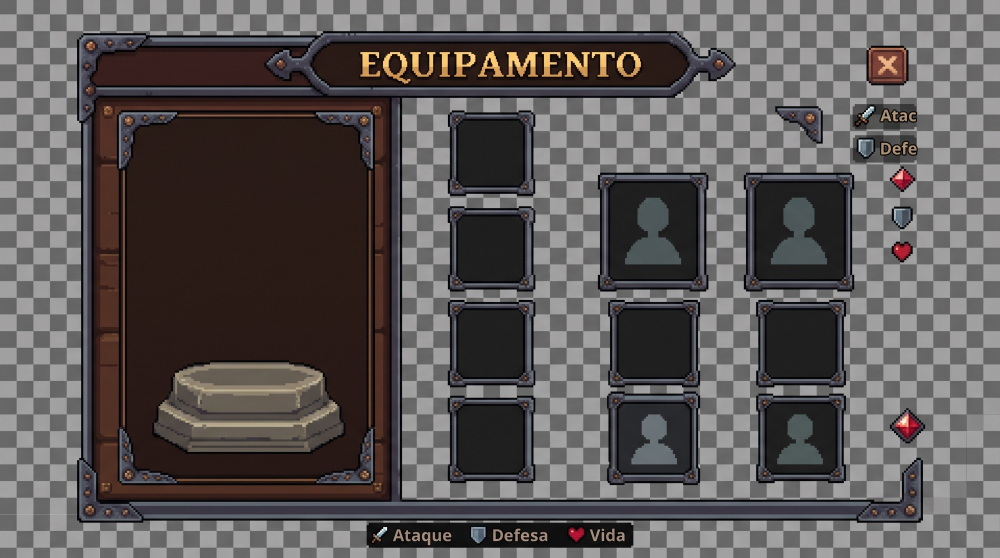
#> input picture imagens/ui-equipamento-pecas.jpeg, 2000 x 1116 px, found by its file name (shown at 1/2 size)
$ python extract_ui_equipamento.py
#> lines starting #> are read from the running program, lines starting #| are printed output that depends on the picture; after the words box and inside, x2 and y2 are one past the last pixel; in counts of white or black regions, pixels touching at a corner belong together
### Tools/extract_pixelart.py
"""Extrai pixel art em resolução nativa de uma captura ampliada.

Resolve o problema de receber a arte como JPEG gigante com fundo xadrez: descobre
o tamanho real do pixel, reamostra, transforma o xadrez em transparência, separa
os sprites e limpa o ruído de compressão do JPEG.

Uso:
    python3 Tools/extract_pixelart.py imagens/Arvores.jpeg Assets/Art/Sprites/Environment arvore
    python3 Tools/extract_pixelart.py imagens/Cavaleiro.jpeg Assets/Art/Sprites/Characters cavaleiro --single
    python3 Tools/extract_pixelart.py imagens/planta-casa.jpeg Assets/Resources/Items planta_casa --single --sem-ruido
    python3 Tools/extract_pixelart.py imagens/botao-dev.png Assets/Resources/UI/Kit botao_dev --single --sem-ruido --grid 88
    python3 Tools/extract_pixelart.py imagens/pedra-madeira.jpeg <pasta> mat --sem-ruido   (mat_01 = pedra, mat_02 = madeira)
    python3 Tools/extract_pixelart.py imagens/corda.jpeg Assets/Resources/Items corda --single --sem-ruido

--sem-ruido descarta grupinhos soltos de pixels que o JPEG deixa no meio do fundo
(sem isso eles esticam o recorte até a borda da imagem).
"""
import sys
import os
import numpy as np
from PIL import Image


# [45 lines left out: function detect_pitch, not called in this run]


def resample(a, gw):
    H, W, _ = a.shape
    pitch = W / gw
    gh = int(round(H / pitch))
    out = np.zeros((gh, gw, 3), int)
    for gy in range(gh):
        for gx in range(gw):
            cx, cy = (gx + 0.5) * pitch, (gy + 0.5) * pitch
            x0, x1 = int(cx - pitch * 0.3), int(cx + pitch * 0.3)
            y0, y1 = int(cy - pitch * 0.3), int(cy + pitch * 0.3)
            blk = a[max(0, y0):min(H, y1 + 1), max(0, x0):min(W, x1 + 1)].reshape(-1, 3)
            out[gy, gx] = np.median(blk, axis=0).astype(int)
    return out


def background_mask(grid):
    """Detecta o xadrez de transparência pelas cores reais da imagem.

    Faixa de brilho fixa não serve: cada editor desenha o xadrez num cinza diferente.
    Como ele cobre a maior parte da folha, os dois cinzas neutros mais frequentes são
    justamente os quadrados do xadrez.
    """
    r, g, b = grid[:, :, 0], grid[:, :, 1], grid[:, :, 2]
    neutral = (abs(r - g) < 10) & (abs(g - b) < 10) & (abs(r - b) < 10)
    if neutral.sum() < 20:
        return np.zeros(grid.shape[:2], bool)

    vals, counts = np.unique(grid[neutral].reshape(-1, 3), axis=0, return_counts=True)

    # Os dois tons precisam ser distantes entre si: o ruído do JPEG cria vários
    # vizinhos quase idênticos do mesmo cinza, e pegar os dois mais frequentes
    # devolveria o mesmo quadrado duas vezes, deixando metade do xadrez de fora.
    tones = []
    for i in np.argsort(-counts):
        c = vals[i]
        if all(np.abs(c - t).sum() > 40 for t in tones):
            tones.append(c)
        if len(tones) == 2:
            break

    if len(tones) < 2:
        return np.zeros(grid.shape[:2], bool)

    # O JPEG borra a fronteira entre quadrados claro e escuro, criando cinzas
    # intermediários que não batem com nenhum dos dois tons. Aceita toda a faixa
    # entre eles — e depois preenche a partir das bordas, porque o xadrez é
    # conectado e encosta nos limites da imagem, enquanto a arte fica ilhada no
    # meio. Sem isso, cinzas legítimos da arte (pedras, metal) seriam apagados.
    lo = min(t.min() for t in tones) - 10
    hi = max(t.max() for t in tones) + 10
    cand = neutral & (grid.mean(2) >= lo) & (grid.mean(2) <= hi)

    H, W = cand.shape
    bg = np.zeros((H, W), bool)
    stack = []
    for x in range(W):
        for y in (0, H - 1):
            if cand[y, x] and not bg[y, x]:
                bg[y, x] = True
                stack.append((y, x))
    for y in range(H):
        for x in (0, W - 1):
            if cand[y, x] and not bg[y, x]:
                bg[y, x] = True
                stack.append((y, x))

    while stack:
        cy, cx = stack.pop()
        for dy, dx in ((1, 0), (-1, 0), (0, 1), (0, -1)):
            ny, nx = cy + dy, cx + dx
            if 0 <= ny < H and 0 <= nx < W and cand[ny, nx] and not bg[ny, nx]:
                bg[ny, nx] = True
                stack.append((ny, nx))
    return bg


# [37 lines left out: functions drop_specks, split_columns, not called in this run]


def quantize(rgb, alpha, dist=34):
    """Agrupa cores próximas, começando pelas mais frequentes.
    O JPEG cria centenas de tons quase iguais; pixel art real tem poucas dezenas."""
    px = rgb.reshape(-1, 3)[alpha.reshape(-1) > 0]
    cols, cnts = np.unique(px, axis=0, return_counts=True)
    reps = []
    for i in np.argsort(-cnts):
        c = cols[i]
        if all(((c - np.array(r)) ** 2).sum() > dist ** 2 for r in reps):
            reps.append(tuple(c))
    reps = np.array(reps)
    d = ((rgb.reshape(-1, 1, 3) - reps.reshape(1, -1, 3)) ** 2).sum(2)
    return reps[d.argmin(1)].reshape(rgb.shape).astype(np.uint8), len(reps)


# [59 lines left out: function main, not called in this run]


# [2 lines that do not run on import are left out]

### Tools/extract_ui_equipamento.py
"""Recorta as peças da tela de equipamento a partir do layout desenhado.

A imagem de origem é uma captura ampliada com fundo xadrez (mesmo caso do
extract_pixelart.py): reamostra para a grade nativa, troca o xadrez por
transparência e separa cada peça pelos grupos de pixels conectados.

Os espaços de equipamento vêm com tamanhos levemente diferentes (41 a 45 px),
então só um de cada tipo é exportado. Os que trazem a silhueta de "vazio"
ganham também uma versão limpa, para desenhar por baixo do item equipado.

Uso:  python3 Tools/extract_ui_equipamento.py
"""
import os
import sys
import numpy as np
from PIL import Image
sys.path.insert(0, "Tools")
import extract_pixelart as EP

SRC = "imagens/ui-equipamento-pecas.jpeg"
# O mockup tem a mesma posição de tudo, e é de onde vem a madeira do painel direito
# (que nas peças ficou transparente) e a borda direita da moldura.
MOCKUP = "imagens/ui-equipamento-mockup.jpeg"
PANEL = (193, 40, 441, 237)      # x0, y0, x1, y1 na grade, inclusive
WOOD_STRIP = (260, 285)          # faixa de madeira sem nenhum espaço em cima, em todas as linhas
OUT = "Assets/Resources/UI/Equipamento"
GRID = 480

# Nome de cada peça pelo centro aproximado na grade de 480 colunas.
# Peças fora da lista (os espaços repetidos) são ignoradas.
PIECES = {
    "janela": (45, 132),
    "botao_fechar": (425, 31),
    "canto": (383, 59),
    "etiqueta_ataque": (424, 55),
    "etiqueta_defesa": (424, 71),
    "icone_gema": (432, 85),
    "icone_escudo": (432, 104),
    "icone_coracao": (432, 120),
    "icone_gema_grande": (435, 204),
    "legenda": (240, 256),
    "slot": (235, 165),
    "slot_grande": (313, 111),
    "slot_acessorio": (313, 210),
}
# A janela mistura madeira, metal e pedra em tons vizinhos: com o agrupamento
# padrão de cores o pedestal fica manchado de marrom.
QUANTIZE_DIST = {"janela": 14}
# Peças com silhueta que ganham uma cópia "_limpo" sem ela.
SILHOUETTE = ("slot_grande", "slot_acessorio")


def components(fg):
    """Grupos de pixels conectados (inclui diagonais): devolve rótulos e caixas."""
    H, W = fg.shape
    lab = np.zeros((H, W), int)
    boxes = {}
    n = 0
    for y in range(H):
        for x in range(W):
            if not fg[y, x] or lab[y, x]:
                continue
            n += 1
            lab[y, x] = n
            stack = [(y, x)]
            y0, x0, y1, x1 = y, x, y, x
            while stack:
                cy, cx = stack.pop()
                y0, y1 = min(y0, cy), max(y1, cy)
                x0, x1 = min(x0, cx), max(x1, cx)
                for dy in (-1, 0, 1):
                    for dx in (-1, 0, 1):
                        ny, nx = cy + dy, cx + dx
                        if 0 <= ny < H and 0 <= nx < W and fg[ny, nx] and not lab[ny, nx]:
                            lab[ny, nx] = n
                            stack.append((ny, nx))
            boxes[n] = (x0, y0, x1, y1)
    return lab, boxes


def remove_silhouette(img):
    """Pinta a silhueta com a cor do fundo do espaço.

    A silhueta é um cinza-azulado bem mais claro que o fundo escuro, e fica no meio:
    pega a cor dela no "peito" e a do fundo perto do canto de dentro, e troca só o
    que está no miolo, para não mexer na moldura de metal (que também é cinza).
    """
    out = img.copy()
    h, w = img.shape[:2]
    rgb = img[:, :, :3].astype(int)
    body = rgb[int(h * 0.80), w // 2]
    fill = img[int(h * 0.22), int(w * 0.22)].copy()
    inner = np.zeros((h, w), bool)
    inner[int(h * 0.14):int(h * 0.86), int(w * 0.14):int(w * 0.86)] = True
    close = ((rgb - body) ** 2).sum(2) < 45 ** 2
    lighter = rgb.mean(2) > fill[:3].mean() + 20
    out[inner & (close | lighter)] = fill
    return out


def build_panel(slot_boxes):
    """Painel direito de madeira, a partir do mockup, sem os itens desenhados nele.

    As tábuas são horizontais: cada pixel coberto por um espaço é trocado por um da
    mesma linha, tirado da faixa limpa entre as colunas — o veio continua no lugar.
    """
    a = np.array(Image.open(MOCKUP).convert("RGB")).astype(float)
    grid = EP.resample(a, GRID)
    x0, y0, x1, y1 = PANEL
    panel = grid[y0:y1 + 1, x0:x1 + 1].copy()

    covered = np.zeros(panel.shape[:2], bool)
    for bx0, by0, bx1, by1 in slot_boxes:
        covered[max(0, by0 - 2 - y0):by1 + 3 - y0, max(0, bx0 - 2 - x0):bx1 + 3 - x0] = True

    s0, s1 = WOOD_STRIP
    width = s1 - s0
    for y, x in zip(*np.where(covered)):
        panel[y, x] = grid[y0 + y, s0 + (x + x0 - s0) % width]

    alpha = np.full(panel.shape[:2], 255, np.uint8)
    snapped, ncols = EP.quantize(panel.astype(int), alpha, 14)
    img = np.dstack([snapped, alpha]).astype(np.uint8)
    Image.fromarray(img, "RGBA").save(os.path.join(OUT, "painel_direito.png"))
    print(f"  painel_direito.png: {img.shape[1]}x{img.shape[0]}, {ncols} cores")


def main():
    a = np.array(Image.open(SRC).convert("RGB")).astype(float)
    grid = EP.resample(a, GRID)
    bg = EP.background_mask(grid)
#> in background_mask, `neutral = (abs(r - g) < 10) & (abs(g - b) < 10) & (abs(r - b) < 10)`:
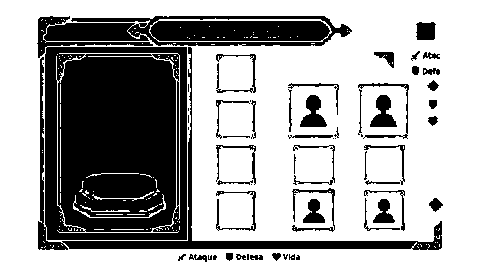
#> neutral: shape (268, 480) bool; 65.9% white; 58 black regions (15 under 20 px), largest, box (x1, y1, x2, y2) and area: (37, 16, 442, 250) 37834, (370, 95, 397, 127) 497, (300, 95, 327, 127) 495
#> in background_mask, `vals, counts = np.unique(grid[neutral].reshape(-1, 3), axis=0, return_..`: counts = 4007 values, max 6251 at index 3379, min 1 at index 13, mean 21.16
#> the loop in background_mask, `for i in np.argsort(-counts):` made 4 passes
#> (i, c) on passes 1 to 4: (3379, [103, 103, 103]), (3346, [102, 102, 102]), (3409, [104, 104, 104]), (3834, [161, 161, 161])
#> after the loop in background_mask, `for i in np.argsort(-counts):`: tones = [[103, 103, 103], [161, 161, 161]]
#> in background_mask, `lo = min(t.min() for t in tones) - 10`: lo = 93
#> in background_mask, `hi = max(t.max() for t in tones) + 10`: hi = 171
#> in background_mask, `cand = neutral & (grid.mean(2) >= lo) & (grid.mean(2) <= hi)`: cand: shape (268, 480) bool; 48.7% white; 111 white regions (109 under 20 px), largest, box (x1, y1, x2, y2) and area: (0, 0, 480, 268) 62441, (336, 107, 338, 131) 36
#> after the loop in background_mask, `for x in range(W):`: bg: shape (268, 480) bool; 0.75% white in thin lines or dots
#> after the loop in background_mask, `for y in range(H):`:
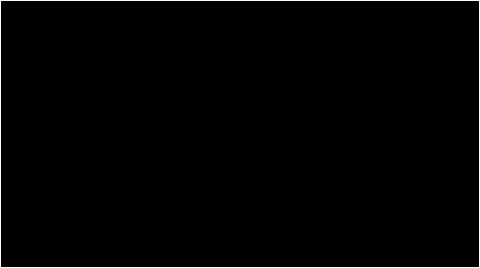
#> bg: shape (268, 480) bool; 1.2% white in thin lines or dots
#> after the loop in background_mask, `while stack:`: bg: shape (268, 480) bool; 48.5% white; 1 white region, box (x1, y1, x2, y2) and area: (0, 0, 480, 268) 62425
    lab, boxes = components(~bg)
#> after the loop in components, `for y in range(H):`:
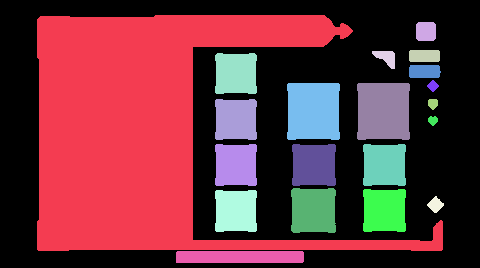
#> lab: shape (268, 480) int64; 21 distinct labels, from 0 to 20; one colour per label, 0 black
#> boxes = 20 items

    os.makedirs(OUT, exist_ok=True)
    for name, (cx, cy) in PIECES.items():
        n = lab[cy, cx]
        if n == 0:
            # O ponto caiu num buraco da peça (o canto tem formato de L): usa a menor
            # caixa que contém o ponto — a da janela contém quase tudo.
            dentro = [k for k, (x0, y0, x1, y1) in boxes.items() if x0 <= cx <= x1 and y0 <= cy <= y1]
            area = lambda k: (boxes[k][2] - boxes[k][0]) * (boxes[k][3] - boxes[k][1])
            n = min(dentro, key=area, default=0)
        if n == 0:
            print(f"  {name}: NAO ENCONTRADO")
            continue
        x0, y0, x1, y1 = boxes[n]
        rgb = grid[y0:y1 + 1, x0:x1 + 1].astype(int)
        alpha = np.where(lab[y0:y1 + 1, x0:x1 + 1] == n, 255, 0).astype(np.uint8)
        snapped, ncols = EP.quantize(rgb, alpha, QUANTIZE_DIST.get(name, 34))
        img = np.dstack([snapped, alpha]).astype(np.uint8)

        Image.fromarray(img, "RGBA").save(os.path.join(OUT, f"{name}.png"))
        print(f"  {name}.png: {img.shape[1]}x{img.shape[0]}, {ncols} cores")
        if name in SILHOUETTE:
            Image.fromarray(remove_silhouette(img), "RGBA").save(os.path.join(OUT, f"{name}_limpo.png"))
            print(f"  {name}_limpo.png")
#> this loop made 13 passes
#> (x0, y0, x1, y1, ncols) on passes 1 to 11: (37, 15, 442, 250, 92), (416, 22, 435, 40, 7), (372, 51, 394, 68, 10), (409, 50, 439, 61, 12), (409, 65, 440, 77, 11), (427, 80, 438, 91, 13), (428, 99, 437, 109, 5), (428, 116, 437, 125, 6), (427, 196, 443, 212, 18), (176, 251, 303, 262, 19), (215, 144, 256, 185, 8)
#> (x0, y0, x1, y1, ncols, fill in remove_silhouette) on passes 12 to 13: (287, 83, 339, 139, 7, [30, 30, 30, 255]), (291, 188, 335, 232, 7, [41, 42, 46, 255])
#|   janela.png: 406x236, 92 cores
#|   botao_fechar.png: 20x19, 7 cores
#|   canto.png: 23x18, 10 cores
#|   etiqueta_ataque.png: 31x12, 12 cores
#|   etiqueta_defesa.png: 32x13, 11 cores
#|   icone_gema.png: 12x12, 13 cores
#|   icone_escudo.png: 10x11, 5 cores
#|   icone_coracao.png: 10x10, 6 cores
#> (further printed lines are left out)
#> pass 1, in main, `img = np.dstack([snapped, alpha]).astype(np.uint8)`:
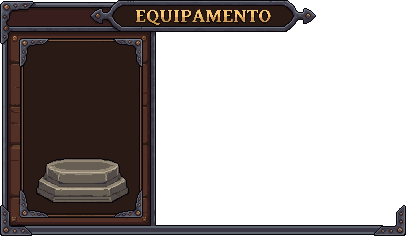
#> img: shape (236, 406, 4); mean R, G, B, A 80, 72, 70.6, 115.7; transparent parts drawn white

    # Todos os espaços (os 10, não só os modelos exportados) para apagar do mockup.
    janela = lab[PIECES["janela"][1], PIECES["janela"][0]]
#> janela = 1
    slots = [b for k, b in boxes.items()
             if k != janela and PANEL[0] <= b[0] and b[2] <= PANEL[2] and b[2] - b[0] >= 35]
#> slots = [(215, 53, 256, 93), (287, 83, 339, 139), (357, 83, 409, 139), (215, 99, 256, 139), (215, 144, 256, 185), (292, 144, 335, 185), (363, 144, 405, 185), (291, 188, 335, 232), (363, 189, 405, 231), (215, 190, 256, 231)]
    print(f"  espaços apagados do mockup: {len(slots)}")
#|   espaços apagados do mockup: 10
    build_panel(slots)
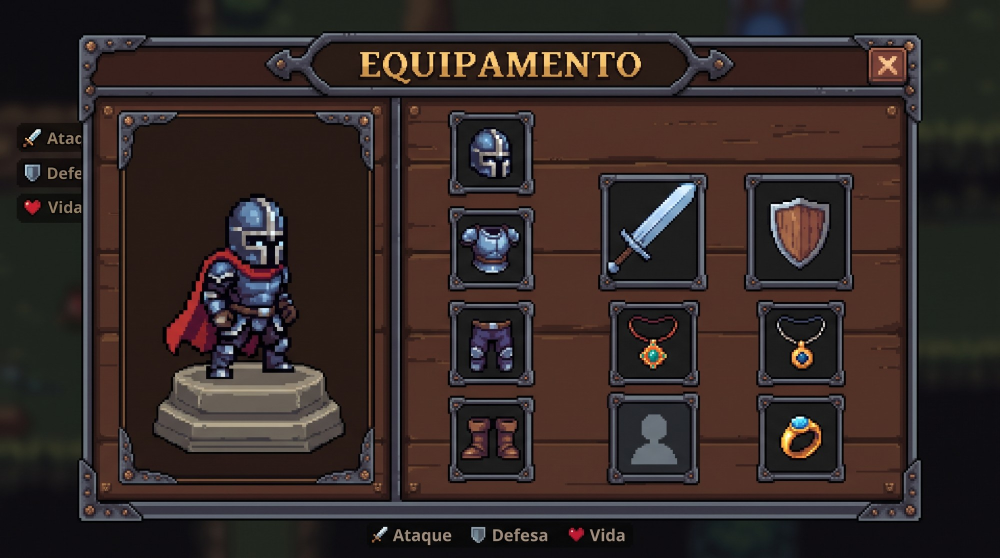
#> input picture imagens/ui-equipamento-mockup.jpeg, 2000 x 1116 px, found by its file name (shown at 1/2 size)
#> the loop in build_panel, `for bx0, by0, bx1, by1 in slot_boxes:` made 10 passes
#> after the loop in build_panel, `for bx0, by0, bx1, by1 in slot_boxes:`:
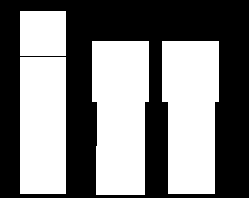
#> covered: shape (198, 249) bool; 49% white; 4 white regions, box (x1, y1, x2, y2) and area: (92, 41, 149, 195) 7990, (162, 41, 219, 194) 7801, (20, 57, 66, 194) 6302, (20, 11, 66, 56) 2070
#> the loop in build_panel, `for y, x in zip(*np.where(covered)):` made 24163 passes
#> (y, x) on passes 1 to 3: (11, 20), (11, 21), (11, 22)
#> after the loop in build_panel, `for y, x in zip(*np.where(covered)):`:
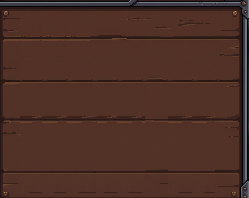
#> panel: shape (198, 249, 3) int64; mean R, G, B 77.4, 48, 39.1
#> in build_panel, `alpha = np.full(panel.shape[:2], 255, np.uint8)`: alpha: shape (198, 249); every value is 255
#> in quantize (call 14), `cols, cnts = np.unique(px, axis=0, return_counts=True)`: cols = 2568 rows, first 8: [0, 0, 3], [0, 1, 1], [0, 1, 2], [0, 1, 3], [0, 1, 4], [0, 1, 5], [0, 2, 1], [0, 2, 2]; cnts = 2568 values, max 17060 at index 1806, min 1 at index 5, mean 19.2
#> in quantize (call 14), `reps = np.array(reps)`: reps = 33 rows, first 8: [82, 50, 39], [57, 32, 28], [39, 24, 21], [65, 63, 74], [99, 66, 49], [115, 124, 133], [56, 55, 63], [2, 1, 3]
#> in build_panel, `snapped, ncols = EP.quantize(panel.astype(int), alpha, 14)`: ncols = 33
#|   painel_direito.png: 249x198, 33 cores


if __name__ == "__main__":
    main()
